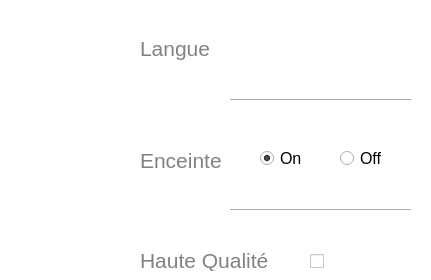
    <widget class="QWidget" name="Tab_Parametre">
     <property name="styleSheet">
      <string notr="true">background-color: rgb(255, 255, 255);</string>
     </property>
     <widget class="QLabel" name="Param_Icon">
      <property name="geometry">
       <rect>
        <x>20</x>
        <y>10</y>
        <width>51</width>
        <height>51</height>
       </rect>
      </property>
      <property name="text">
       <string/>
      </property>
      <property name="pixmap">
       <pixmap resource="ressource.qrc">:/icon/Sprite/settings.png</pixmap>
      </property>
      <property name="scaledContents">
       <bool>true</bool>
      </property>
     </widget>
     <widget class="QPushButton" name="Param_Eng">
      <property name="geometry">
       <rect>
        <x>240</x>
        <y>20</y>
        <width>41</width>
        <height>51</height>
       </rect>
      </property>
      <property name="styleSheet">
       <string notr="true">background-color: transparent;
border : none ;</string>
      </property>
      <property name="text">
       <string/>
      </property>
      <property name="icon">
       <iconset resource="ressource.qrc">
        <normaloff>:/icon/Sprite/Drapeau-anglais.png</normaloff>:/icon/Sprite/Drapeau-anglais.png</iconset>
      </property>
      <property name="iconSize">
       <size>
        <width>40</width>
        <height>40</height>
       </size>
      </property>
     </widget>
     <widget class="QPushButton" name="Param_Esp">
      <property name="geometry">
       <rect>
        <x>360</x>
        <y>20</y>
        <width>41</width>
        <height>51</height>
       </rect>
      </property>
      <property name="styleSheet">
       <string notr="true">background-color: transparent;
border : none ;</string>
      </property>
      <property name="text">
       <string/>
      </property>
      <property name="icon">
       <iconset resource="ressource.qrc">
        <normaloff>:/icon/Sprite/espagnole.png</normaloff>:/icon/Sprite/espagnole.png</iconset>
      </property>
      <property name="iconSize">
       <size>
        <width>40</width>
        <height>40</height>
       </size>
      </property>
     </widget>
     <widget class="QPushButton" name="Param_Fr">
      <property name="geometry">
       <rect>
        <x>300</x>
        <y>20</y>
        <width>41</width>
        <height>51</height>
       </rect>
      </property>
      <property name="styleSheet">
       <string notr="true">background-color: transparent;
border : none ;</string>
      </property>
      <property name="text">
       <string/>
      </property>
      <property name="icon">
       <iconset resource="ressource.qrc">
        <normaloff>:/icon/Sprite/drapeau-francais.png</normaloff>:/icon/Sprite/drapeau-francais.png</iconset>
      </property>
      <property name="iconSize">
       <size>
        <width>45</width>
        <height>45</height>
       </size>
      </property>
     </widget>
     <widget class="QLabel" name="Param_Serveur">
      <property name="geometry">
       <rect>
        <x>140</x>
        <y>150</y>
        <width>91</width>
        <height>21</height>
       </rect>
      </property>
      <property name="font">
       <font>
        <pointsize>16</pointsize>
       </font>
      </property>
      <property name="styleSheet">
       <string notr="true">color: rgb(130, 130, 130);</string>
      </property>
      <property name="text">
       <string>Enceinte</string>
      </property>
     </widget>
     <widget class="QLabel" name="Param_Langue">
      <property name="geometry">
       <rect>
        <x>140</x>
        <y>33</y>
        <width>81</width>
        <height>31</height>
       </rect>
      </property>
      <property name="font">
       <font>
        <pointsize>16</pointsize>
       </font>
      </property>
      <property name="styleSheet">
       <string notr="true">color: rgb(130, 130, 130);</string>
      </property>
      <property name="text">
       <string>Langue</string>
      </property>
     </widget>
     <widget class="Line" name="line1">
      <property name="geometry">
       <rect>
        <x>230</x>
        <y>90</y>
        <width>181</width>
        <height>20</height>
       </rect>
      </property>
      <property name="orientation">
       <enum>Qt::Horizontal</enum>
      </property>
     </widget>
     <widget class="QLabel" name="Param_other">
      <property name="geometry">
       <rect>
        <x>140</x>
        <y>250</y>
        <width>151</width>
        <height>21</height>
       </rect>
      </property>
      <property name="font">
       <font>
        <pointsize>16</pointsize>
       </font>
      </property>
      <property name="styleSheet">
       <string notr="true">color: rgb(130, 130, 130);</string>
      </property>
      <property name="text">
       <string>Haute Qualité</string>
      </property>
     </widget>
     <widget class="Line" name="line2">
      <property name="geometry">
       <rect>
        <x>230</x>
        <y>200</y>
        <width>181</width>
        <height>20</height>
       </rect>
      </property>
      <property name="orientation">
       <enum>Qt::Horizontal</enum>
      </property>
     </widget>
     <widget class="QRadioButton" name="Param_On">
      <property name="geometry">
       <rect>
        <x>260</x>
        <y>150</y>
        <width>82</width>
        <height>17</height>
       </rect>
      </property>
      <property name="font">
       <font>
        <pointsize>12</pointsize>
       </font>
      </property>
      <property name="text">
       <string>On</string>
      </property>
      <property name="checked">
       <bool>true</bool>
      </property>
     </widget>
     <widget class="QRadioButton" name="Param_Off">
      <property name="geometry">
       <rect>
        <x>340</x>
        <y>150</y>
        <width>82</width>
        <height>17</height>
       </rect>
      </property>
      <property name="font">
       <font>
        <pointsize>12</pointsize>
       </font>
      </property>
      <property name="text">
       <string>Off</string>
      </property>
     </widget>
     <widget class="QCheckBox" name="Param_CheckHD">
      <property name="geometry">
       <rect>
        <x>310</x>
        <y>253</y>
        <width>21</width>
        <height>17</height>
       </rect>
      </property>
      <property name="text">
       <string/>
      </property>
     </widget>
    </widget>
